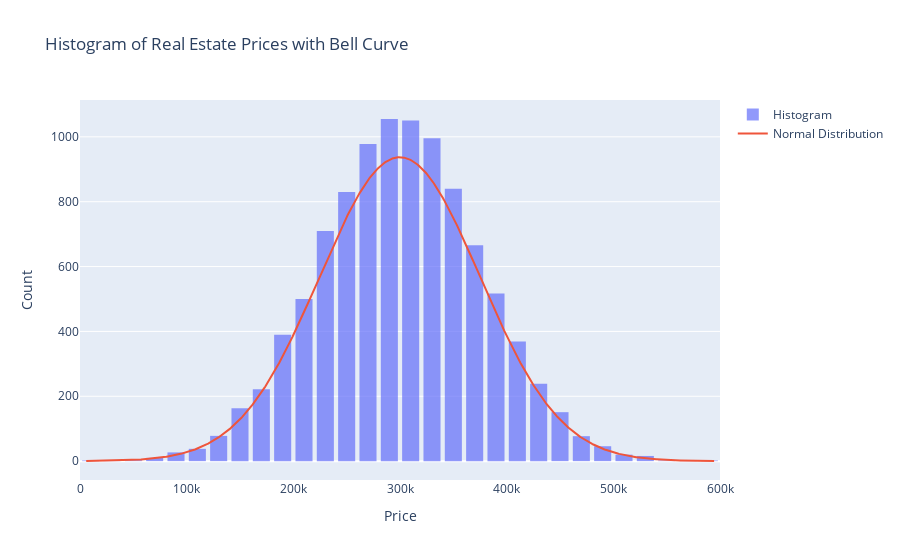

Notebook source saved alongside this figure:
### Code cell
import plotly.graph_objects as go
import numpy as np
import scipy.stats as stats

# Generate random prices of real estates
np.random.seed(42)  # For reproducibility
real_estate_prices = np.random.normal(loc=300000, scale=75000, size=10000)

# Create the histogram
hist_data = go.Histogram(x=real_estate_prices, nbinsx=30, name='Histogram', opacity=0.7)

# Calculate the bell curve (normal distribution)
mean = np.mean(real_estate_prices)
std_dev = np.std(real_estate_prices)
x = np.linspace(min(real_estate_prices), max(real_estate_prices), 1000)
y = stats.norm.pdf(x, mean, std_dev) * len(real_estate_prices) * (x[1] - x[0]) * 30  # scale y to match histogram

# Create the normal distribution curve
bell_curve = go.Scatter(x=x, y=y, mode='lines', name='Normal Distribution')

# Create the figure and add both the histogram and the bell curve
fig = go.Figure(data=[hist_data, bell_curve])

# Update layout for the plot
fig.update_layout(
    title='Histogram of Real Estate Prices with Bell Curve',
    xaxis_title='Price',
    yaxis_title='Count',
    bargap=0.2  # Gap between bars
)

# Show the plot
fig.show()

### Figure 1 — Plotly figure (JSON) as saved in the notebook; plotly's stock layout.template omitted (floating-point values rounded to 4 significant figures; data arrays with more than 128 entries replaced by an {"elided": "..."} marker saying what was removed)
{"data": [{"name": "Histogram", "nbinsx": 30, "opacity": 0.7, "type": "histogram", "x": {"elided": "10000 float values"}}, {"mode": "lines", "name": "Normal Distribution", "type": "scatter", "x": {"elided": "1000 float values"}, "y": {"elided": "1000 float values"}}], "layout": {"bargap": 0.2, "title": {"text": "Histogram of Real Estate Prices with Bell Curve"}, "xaxis": {"title": {"text": "Price"}}, "yaxis": {"title": {"text": "Count"}}}}
